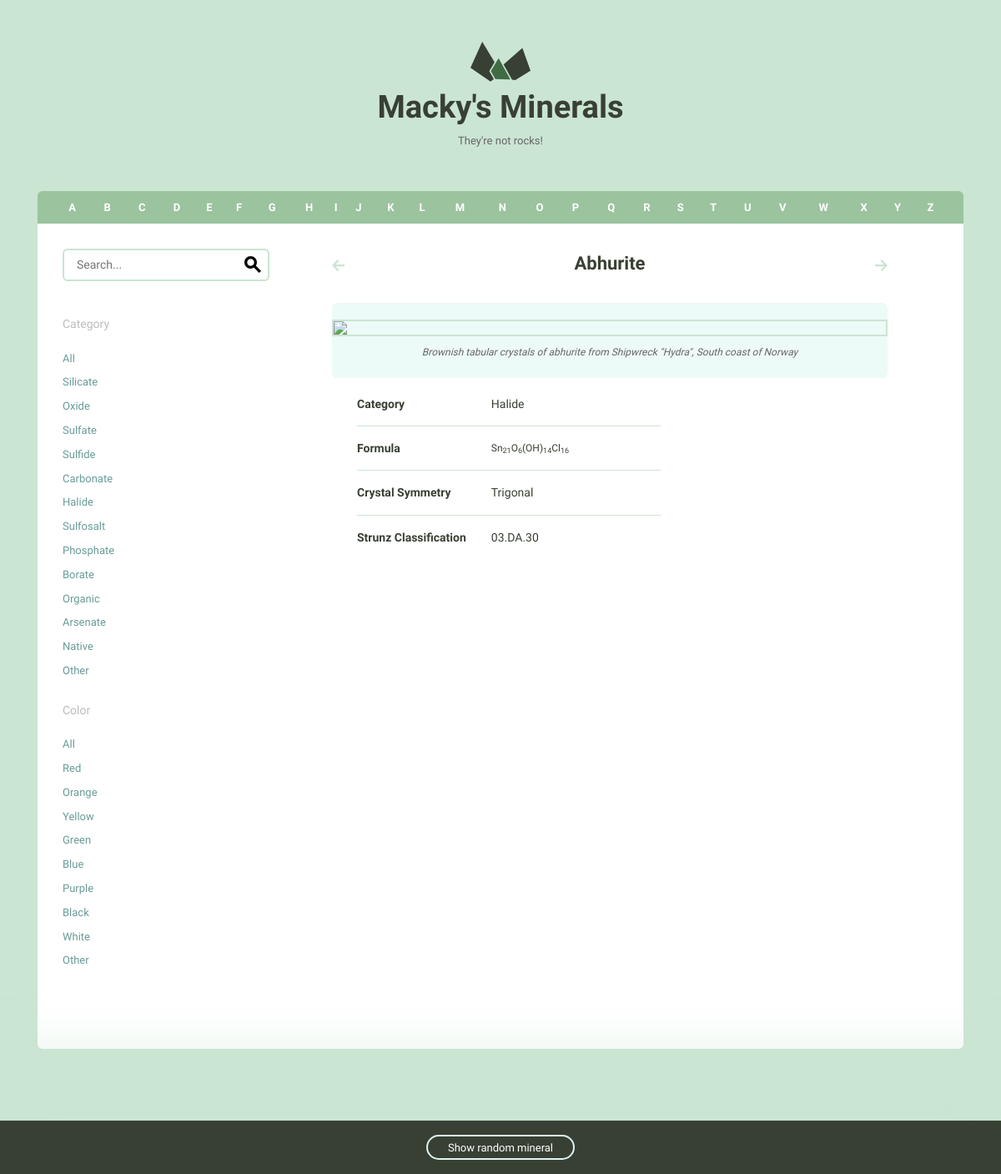
The page /minerals/3/ on the database its author committed.
### minerals/models.py (models this page shows, shortened)
class Mineral(models.Model):
    id = models.AutoField(primary_key=True)
    name = models.CharField(max_length=255)
    image_filename = models.URLField(blank=True, null=True)
    image_caption = models.CharField(max_length=255, blank=True, null=True)
    category = models.CharField(max_length=255, blank=True, null=True)
    formula = models.CharField(max_length=255, blank=True, null=True)
    strunz_classification = models.CharField(max_length=255, blank=True, null=True)
    crystal_system = models.CharField(max_length=255, blank=True, null=True)
    unit_cell = models.CharField(max_length=255, blank=True, null=True)
    color = models.CharField(max_length=255, blank=True, null=True)
    crystal_symmetry = models.CharField(max_length=255, blank=True, null=True)
    cleavage = models.CharField(max_length=255, blank=True, null=True)
    mohs_scale_hardness = models.CharField(max_length=255, blank=True, null=True)
    luster = models.CharField(max_length=255, blank=True, null=True)
    streak = models.CharField(max_length=255, blank=True, null=True)
    diaphaneity = models.CharField(max_length=255, blank=True, null=True)
    optical_properties = models.CharField(max_length=255, blank=True, null=True)
    refractive_index = models.CharField(max_length=255, blank=True, null=True)
    crystal_habit = models.CharField(max_length=255, blank=True, null=True)
    specific_gravity = models.CharField(max_length=255, blank=True, null=True)

### minerals/views.py (the view)
# urls.py: url(r'(?P<pk>\d+)/$', views.mineral_detail, name='detail'),
def mineral_detail(request, pk):
    ordered_properties = OrderedDict()
    order = [
        'name',
        'image_filename',
        'image_caption',
        'category',
        'formula',
        'color',
        'crystal_symmetry',
        'crystal_system',
        'unit_cell',
        'strunz_classification',
        'cleavage',
        'luster',
        'mohs_scale_hardness',
        'diaphaneity',
        'streak',
        'optical_properties'
    ]
    if Mineral.objects.filter(id=pk).exists():
        mineral = Mineral.objects.filter(id=pk).values()[0]
    else:
        raise Http404
    for key in order:
        if mineral[key]:
            ordered_properties[key] = mineral[key]
    sorted_ids = Mineral.objects.order_by(Lower('name')).values_list('id',
                                                                     flat=True)
    sorted_ids = list(sorted_ids)
    current_id = sorted_ids.index(int(pk))
    if int(pk) == sorted_ids[-1]:
        next_id = sorted_ids[0]
    else:
        next_id = sorted_ids[current_id+1]
    if int(pk) == sorted_ids[0]:
        previous_id = sorted_ids[-1]
    else:
        previous_id = sorted_ids[current_id-1]
    return render(request, 'minerals/detail.html', {
        'properties': ordered_properties,
        'next_id': next_id,
        'previous_id': previous_id,
    })

### minerals/templatetags/mineral_extras.py (called while the page is built)
@register.inclusion_tag('minerals/random_mineral.html')
def random_mineral():
    all_ids = Mineral.objects.values_list('id', flat=True)
    rand_id = random.choice(all_ids)
    mineral = Mineral.objects.get(id=rand_id)
    return {'mineral': mineral}

@register.inclusion_tag('minerals/filter_colors_categories.html')
def filter_colors_categories(chosen_color, chosen_category):
    categories = [
        'all',
        'silicate',
        'oxide',
        'sulfate',
        'sulfide',
        'carbonate',
        'halide',
        'sulfosalt',
        'phosphate',
        'borate',
        'organic',
        'arsenate',
        'native',
        'other',
    ]
    colors = [
        'all',
        'red',
        'orange',
        'yellow',
        'green',
        'blue',
        'purple',
        'black',
        'white',
        'other'
    ]
    return {'categories': categories, 'chosen_category': chosen_category,
            'colors': colors, 'chosen_color': chosen_color}

@register.simple_tag
def make_url(color, category):
    if color == 'all' and category == 'all':
        return ''
    elif color == 'all':
        return 'category={}'.format(category)
    elif category == 'all':
        return 'color={}'.format(color)
    else:
        return 'category={}&color={}'.format(category, color)

@register.filter('underscore_to_space')
def underscore_to_space(string):
    new_string = string.replace('_', ' ')
    return new_string

### minerals/templates/minerals/detail.html
{% extends "minerals/layout.html" %}
{% load static from staticfiles %}
{% load mineral_extras %}
{% block content %}
    <div class="grid-60 grid-push-30 mineral__container">
      <h1 class="mineral__name">{{ properties.name }}</h1>
        <a class="arrow arrow--prev" href="{% url 'minerals:detail' pk=previous_id %}">
          <svg viewBox="0 0 14.2 13.4" preserveAspectRatio="xMin YMin meet">
            <polygon points="14.2,5.6 4,5.6 8,1.5 6.5,0 0,6.7 6.5,13.4 8,11.9 4,7.8 14.2,7.8 " />
          </svg>
        </a>
        <a class="arrow arrow--next" href="{% url 'minerals:detail' pk=next_id %}">
          <svg viewBox="0 0 14.2 13.4" preserveAspectRatio="xMin YMin meet">
            <polygon points="0,7.8 10.2,7.8 6.2,11.9 7.7,13.4 14.2,6.7 7.7,0 6.2,1.5 10.2,5.6 0,5.6 " />
          </svg>
        </a>
      <div class="mineral__image-bg">
        <img class="mineral__image" src="{% static 'images/' %}{{ properties.image_filename }}">
        <p class="mineral__caption">{{ properties.image_caption }}</p>
      </div>
      <div class="mineral__table-container">
        <table class="mineral__table">
          {% for name, value in properties.items %}
            {% if name != 'name' and name != 'image_filename' and name != 'image_caption' %}
              <tr>
                  <td class="mineral__category">{{ name|underscore_to_space|title }}</td>
              {% if name == 'formula' %}
                  <td class="mineral__formula">{{ value|safe }}</td>
              {% else %}
                  <td>{{ value }}</td>
              {% endif %}
              </tr>
            {% endif %}
          {% endfor %}
        </table>
      </div>
    </div>
{% endblock %}

### assets/css/global.css (style rules this page uses)
html { font-family: sans-serif; -ms-text-size-adjust: 100%; -webkit-text-size-adjust: 100%; }
body { margin: 0; }
a { background-color: transparent; }
h1 { font-size: 2em; margin: 0.67em 0; }
sub { font-size: 75%; line-height: 0; position: relative; vertical-align: baseline; bottom: -0.25em; }
img { border: 0; }
svg:not(:root) { overflow: hidden; }
table { border-collapse: collapse; border-spacing: 0; }
td, th { padding: 0; }
html { font-size: 62.5%; }
body { background-color: #CAE5D2; font-size: 1.5em; line-height: 1.6; font-weight: 400; font-family: "Cousine"; color: #666; }
.grid, .grid-5, .grid-10, .grid-15, .grid-20, .grid-25, .grid-30, .grid-33, .grid-35, .grid-40, .grid-45, .grid-50, .grid-55, .grid-60, .grid-65, .grid-66, .grid-70, .grid-75, .grid-80, .grid-90, .grid-95, .grid-100 { float: left; box-sizing: border-box; position: relative; }
@media (min-width: 640px) { .grid-push-30 { left: 30%; } }
.grid-60 { width: 60%; padding: 0 15px; }
h1, h2, h3, h4, h5, h6 { margin-top: 0; margin-bottom: 2rem; font-weight: bold; font-family: "Work Sans", sans-serif; color: #384033; }
h1 { font-size: 3.8rem; }
@media (min-width: 550px) { h1 { font-size: 3.8rem; } }
p { margin-top: 0; font-size: 1.6rem; }
a { color: #689b98; text-decoration: none; -webkit-transition: color 0.2s; -moz-transition: color 0.2s; -ms-transition: color 0.2s; -o-transition: color 0.2s; transition: color 0.2s; }
th, td { padding: 15px; text-align: left; border-bottom: 1px solid #e1e1e1; }
th:first-child, td:first-child { padding-left: 0; }
th:last-child, td:last-child { padding-right: 0; }
table, p, ul, form { margin-bottom: 2.5rem; }
.mineral__container { background-color: #fff; list-style: none; padding: 0; text-align: center; }
@media (min-width: 640px) { .mineral__container { border-radius: 6px; margin-left: 20px; } }
.mineral__name { display: block; width: 100%; margin: 0; padding: 30px 0; }
@media (min-width: 640px) { .mineral__name { font-size: 22px; } }
.mineral__image { display: block; margin: 0 auto; border: solid 2px #CAE5D2; }
.mineral__image-bg { background-color: #ecfaf8; padding: 20px 0; }
@media (min-width: 640px) { .mineral__image-bg { border-radius: 6px; } }
.mineral__caption { font-size: 12px; font-style: italic; padding: 10px 0 0 0; margin: 0; }
.mineral__table { font-size: 14px; color: #384033; }
.mineral__table td { border-color: #CAE5D2; }
.mineral__table tr:last-of-type td { border-bottom: none; padding-bottom: 0; }
.mineral__table-container { padding: 5px 30px 0; }
.mineral__category { font-weight: bold; width: 40%; }
.mineral__formula { font-size: 12px; }
.arrow { position: absolute; }
@media (min-width: 640px) { .arrow { top: 28px; } }
@media (min-width: 640px) { .arrow--prev { left: 0; } }
@media (min-width: 640px) { .arrow--next { right: 0; } }
.arrow svg { width: 15px; position: relative; top: 12px; fill: #CAE5D2; transition: fill 200ms ease-in-out; }

### rows shown on the page
Mineral: name "Abhurite", image_caption "Brownish tabular crystals of abhurite from Shipwreck \"Hydra\", South coast of Norway", properties "Halide" "Trigonal" "03.DA.30", properties "Sn 21 O 6 (OH) 14 Cl 16"

### other values the page prints
{{ letter|upper }} "A" "B" "C" "D" "E" "F" "G" "H" "I" "J" "K" "L" "M" "N" "O" "P" "Q" "R" "S" "T" "U" "V" "W" "X" "Y" "Z"
{{ name|underscore_to_space|title }} "Category" "Formula" "Crystal Symmetry" "Strunz Classification"
{{ category|title }} "All" "Silicate" "Oxide" "Sulfate" "Sulfide" "Carbonate" "Halide" "Sulfosalt" "Phosphate" "Borate" "Organic" "Arsenate" "Native" "Other"
{{ color|title }} "All" "Red" "Orange" "Yellow" "Green" "Blue" "Purple" "Black" "White" "Other"
